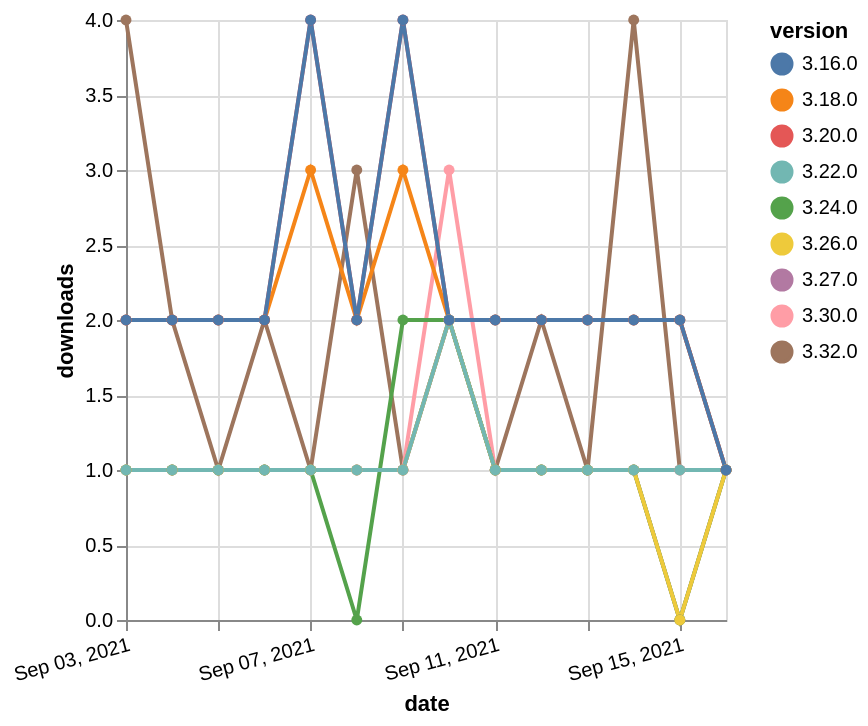

The specification (Vega-Lite) saved for this image:
### Vega-Lite specification from a JSON file in a GitHub repository (floating-point values rounded to 4 significant figures)
{"$schema": "https://vega.github.io/schema/vega-lite/v5.json", "description": "A simple bar chart with embedded data.", "data": {"values": [{"date": "2021-09-03", "total": 172, "delta": 4, "version": "3.32.0"}, {"date": "2021-09-04", "total": 174, "delta": 2, "version": "3.32.0"}, {"date": "2021-09-05", "total": 175, "delta": 1, "version": "3.32.0"}, {"date": "2021-09-06", "total": 177, "delta": 2, "version": "3.32.0"}, {"date": "2021-09-07", "total": 178, "delta": 1, "version": "3.32.0"}, {"date": "2021-09-08", "total": 181, "delta": 3, "version": "3.32.0"}, {"date": "2021-09-09", "total": 182, "delta": 1, "version": "3.32.0"}, {"date": "2021-09-10", "total": 184, "delta": 2, "version": "3.32.0"}, {"date": "2021-09-11", "total": 185, "delta": 1, "version": "3.32.0"}, {"date": "2021-09-12", "total": 187, "delta": 2, "version": "3.32.0"}, {"date": "2021-09-13", "total": 188, "delta": 1, "version": "3.32.0"}, {"date": "2021-09-14", "total": 192, "delta": 4, "version": "3.32.0"}, {"date": "2021-09-15", "total": 193, "delta": 1, "version": "3.32.0"}, {"date": "2021-09-16", "total": 194, "delta": 1, "version": "3.32.0"}, {"date": "2021-09-03", "total": 322, "delta": 1, "version": "3.30.0"}, {"date": "2021-09-04", "total": 323, "delta": 1, "version": "3.30.0"}, {"date": "2021-09-05", "total": 324, "delta": 1, "version": "3.30.0"}, {"date": "2021-09-06", "total": 325, "delta": 1, "version": "3.30.0"}, {"date": "2021-09-07", "total": 326, "delta": 1, "version": "3.30.0"}, {"date": "2021-09-08", "total": 327, "delta": 1, "version": "3.30.0"}, {"date": "2021-09-09", "total": 328, "delta": 1, "version": "3.30.0"}, {"date": "2021-09-10", "total": 331, "delta": 3, "version": "3.30.0"}, {"date": "2021-09-11", "total": 332, "delta": 1, "version": "3.30.0"}, {"date": "2021-09-12", "total": 333, "delta": 1, "version": "3.30.0"}, {"date": "2021-09-13", "total": 334, "delta": 1, "version": "3.30.0"}, {"date": "2021-09-14", "total": 335, "delta": 1, "version": "3.30.0"}, {"date": "2021-09-15", "total": 336, "delta": 1, "version": "3.30.0"}, {"date": "2021-09-16", "total": 337, "delta": 1, "version": "3.30.0"}, {"date": "2021-09-03", "total": 185, "delta": 1, "version": "3.27.0"}, {"date": "2021-09-04", "total": 186, "delta": 1, "version": "3.27.0"}, {"date": "2021-09-05", "total": 187, "delta": 1, "version": "3.27.0"}, {"date": "2021-09-06", "total": 188, "delta": 1, "version": "3.27.0"}, {"date": "2021-09-07", "total": 189, "delta": 1, "version": "3.27.0"}, {"date": "2021-09-08", "total": 190, "delta": 1, "version": "3.27.0"}, {"date": "2021-09-09", "total": 191, "delta": 1, "version": "3.27.0"}, {"date": "2021-09-10", "total": 193, "delta": 2, "version": "3.27.0"}, {"date": "2021-09-11", "total": 194, "delta": 1, "version": "3.27.0"}, {"date": "2021-09-12", "total": 195, "delta": 1, "version": "3.27.0"}, {"date": "2021-09-13", "total": 196, "delta": 1, "version": "3.27.0"}, {"date": "2021-09-14", "total": 197, "delta": 1, "version": "3.27.0"}, {"date": "2021-09-15", "total": 197, "delta": 0, "version": "3.27.0"}, {"date": "2021-09-16", "total": 198, "delta": 1, "version": "3.27.0"}, {"date": "2021-09-03", "total": 213, "delta": 1, "version": "3.24.0"}, {"date": "2021-09-04", "total": 214, "delta": 1, "version": "3.24.0"}, {"date": "2021-09-05", "total": 215, "delta": 1, "version": "3.24.0"}, {"date": "2021-09-06", "total": 216, "delta": 1, "version": "3.24.0"}, {"date": "2021-09-07", "total": 217, "delta": 1, "version": "3.24.0"}, {"date": "2021-09-08", "total": 217, "delta": 0, "version": "3.24.0"}, {"date": "2021-09-09", "total": 219, "delta": 2, "version": "3.24.0"}, {"date": "2021-09-10", "total": 221, "delta": 2, "version": "3.24.0"}, {"date": "2021-09-11", "total": 222, "delta": 1, "version": "3.24.0"}, {"date": "2021-09-12", "total": 223, "delta": 1, "version": "3.24.0"}, {"date": "2021-09-13", "total": 224, "delta": 1, "version": "3.24.0"}, {"date": "2021-09-14", "total": 225, "delta": 1, "version": "3.24.0"}, {"date": "2021-09-15", "total": 225, "delta": 0, "version": "3.24.0"}, {"date": "2021-09-16", "total": 226, "delta": 1, "version": "3.24.0"}, {"date": "2021-09-03", "total": 223, "delta": 1, "version": "3.26.0"}, {"date": "2021-09-04", "total": 224, "delta": 1, "version": "3.26.0"}, {"date": "2021-09-05", "total": 225, "delta": 1, "version": "3.26.0"}, {"date": "2021-09-06", "total": 226, "delta": 1, "version": "3.26.0"}, {"date": "2021-09-07", "total": 227, "delta": 1, "version": "3.26.0"}, {"date": "2021-09-08", "total": 228, "delta": 1, "version": "3.26.0"}, {"date": "2021-09-09", "total": 229, "delta": 1, "version": "3.26.0"}, {"date": "2021-09-10", "total": 231, "delta": 2, "version": "3.26.0"}, {"date": "2021-09-11", "total": 232, "delta": 1, "version": "3.26.0"}, {"date": "2021-09-12", "total": 233, "delta": 1, "version": "3.26.0"}, {"date": "2021-09-13", "total": 234, "delta": 1, "version": "3.26.0"}, {"date": "2021-09-14", "total": 235, "delta": 1, "version": "3.26.0"}, {"date": "2021-09-15", "total": 235, "delta": 0, "version": "3.26.0"}, {"date": "2021-09-16", "total": 236, "delta": 1, "version": "3.26.0"}, {"date": "2021-09-03", "total": 2838, "delta": 2, "version": "3.18.0"}, {"date": "2021-09-04", "total": 2840, "delta": 2, "version": "3.18.0"}, {"date": "2021-09-05", "total": 2842, "delta": 2, "version": "3.18.0"}, {"date": "2021-09-06", "total": 2844, "delta": 2, "version": "3.18.0"}, {"date": "2021-09-07", "total": 2847, "delta": 3, "version": "3.18.0"}, {"date": "2021-09-08", "total": 2849, "delta": 2, "version": "3.18.0"}, {"date": "2021-09-09", "total": 2852, "delta": 3, "version": "3.18.0"}, {"date": "2021-09-10", "total": 2854, "delta": 2, "version": "3.18.0"}, {"date": "2021-09-11", "total": 2856, "delta": 2, "version": "3.18.0"}, {"date": "2021-09-12", "total": 2858, "delta": 2, "version": "3.18.0"}, {"date": "2021-09-13", "total": 2860, "delta": 2, "version": "3.18.0"}, {"date": "2021-09-14", "total": 2862, "delta": 2, "version": "3.18.0"}, {"date": "2021-09-15", "total": 2864, "delta": 2, "version": "3.18.0"}, {"date": "2021-09-16", "total": 2865, "delta": 1, "version": "3.18.0"}, {"date": "2021-09-03", "total": 2575, "delta": 2, "version": "3.20.0"}, {"date": "2021-09-04", "total": 2577, "delta": 2, "version": "3.20.0"}, {"date": "2021-09-05", "total": 2579, "delta": 2, "version": "3.20.0"}, {"date": "2021-09-06", "total": 2581, "delta": 2, "version": "3.20.0"}, {"date": "2021-09-07", "total": 2585, "delta": 4, "version": "3.20.0"}, {"date": "2021-09-08", "total": 2587, "delta": 2, "version": "3.20.0"}, {"date": "2021-09-09", "total": 2591, "delta": 4, "version": "3.20.0"}, {"date": "2021-09-10", "total": 2593, "delta": 2, "version": "3.20.0"}, {"date": "2021-09-11", "total": 2595, "delta": 2, "version": "3.20.0"}, {"date": "2021-09-12", "total": 2597, "delta": 2, "version": "3.20.0"}, {"date": "2021-09-13", "total": 2599, "delta": 2, "version": "3.20.0"}, {"date": "2021-09-14", "total": 2601, "delta": 2, "version": "3.20.0"}, {"date": "2021-09-15", "total": 2603, "delta": 2, "version": "3.20.0"}, {"date": "2021-09-16", "total": 2604, "delta": 1, "version": "3.20.0"}, {"date": "2021-09-03", "total": 360, "delta": 1, "version": "3.22.0"}, {"date": "2021-09-04", "total": 361, "delta": 1, "version": "3.22.0"}, {"date": "2021-09-05", "total": 362, "delta": 1, "version": "3.22.0"}, {"date": "2021-09-06", "total": 363, "delta": 1, "version": "3.22.0"}, {"date": "2021-09-07", "total": 364, "delta": 1, "version": "3.22.0"}, {"date": "2021-09-08", "total": 365, "delta": 1, "version": "3.22.0"}, {"date": "2021-09-09", "total": 366, "delta": 1, "version": "3.22.0"}, {"date": "2021-09-10", "total": 368, "delta": 2, "version": "3.22.0"}, {"date": "2021-09-11", "total": 369, "delta": 1, "version": "3.22.0"}, {"date": "2021-09-12", "total": 370, "delta": 1, "version": "3.22.0"}, {"date": "2021-09-13", "total": 371, "delta": 1, "version": "3.22.0"}, {"date": "2021-09-14", "total": 372, "delta": 1, "version": "3.22.0"}, {"date": "2021-09-15", "total": 373, "delta": 1, "version": "3.22.0"}, {"date": "2021-09-16", "total": 374, "delta": 1, "version": "3.22.0"}, {"date": "2021-09-03", "total": 2980, "delta": 2, "version": "3.16.0"}, {"date": "2021-09-04", "total": 2982, "delta": 2, "version": "3.16.0"}, {"date": "2021-09-05", "total": 2984, "delta": 2, "version": "3.16.0"}, {"date": "2021-09-06", "total": 2986, "delta": 2, "version": "3.16.0"}, {"date": "2021-09-07", "total": 2990, "delta": 4, "version": "3.16.0"}, {"date": "2021-09-08", "total": 2992, "delta": 2, "version": "3.16.0"}, {"date": "2021-09-09", "total": 2996, "delta": 4, "version": "3.16.0"}, {"date": "2021-09-10", "total": 2998, "delta": 2, "version": "3.16.0"}, {"date": "2021-09-11", "total": 3000, "delta": 2, "version": "3.16.0"}, {"date": "2021-09-12", "total": 3002, "delta": 2, "version": "3.16.0"}, {"date": "2021-09-13", "total": 3004, "delta": 2, "version": "3.16.0"}, {"date": "2021-09-14", "total": 3006, "delta": 2, "version": "3.16.0"}, {"date": "2021-09-15", "total": 3008, "delta": 2, "version": "3.16.0"}, {"date": "2021-09-16", "total": 3009, "delta": 1, "version": "3.16.0"}]}, "width": "container", "mark": {"type": "line", "point": {"filled": true}}, "encoding": {"x": {"field": "date", "type": "temporal", "timeUnit": "yearmonthdate", "title": "date", "axis": {"labelAngle": -15}}, "y": {"field": "delta", "type": "quantitative", "title": "downloads"}, "color": {"field": "version", "type": "nominal"}, "tooltip": {"field": "delta"}}}
